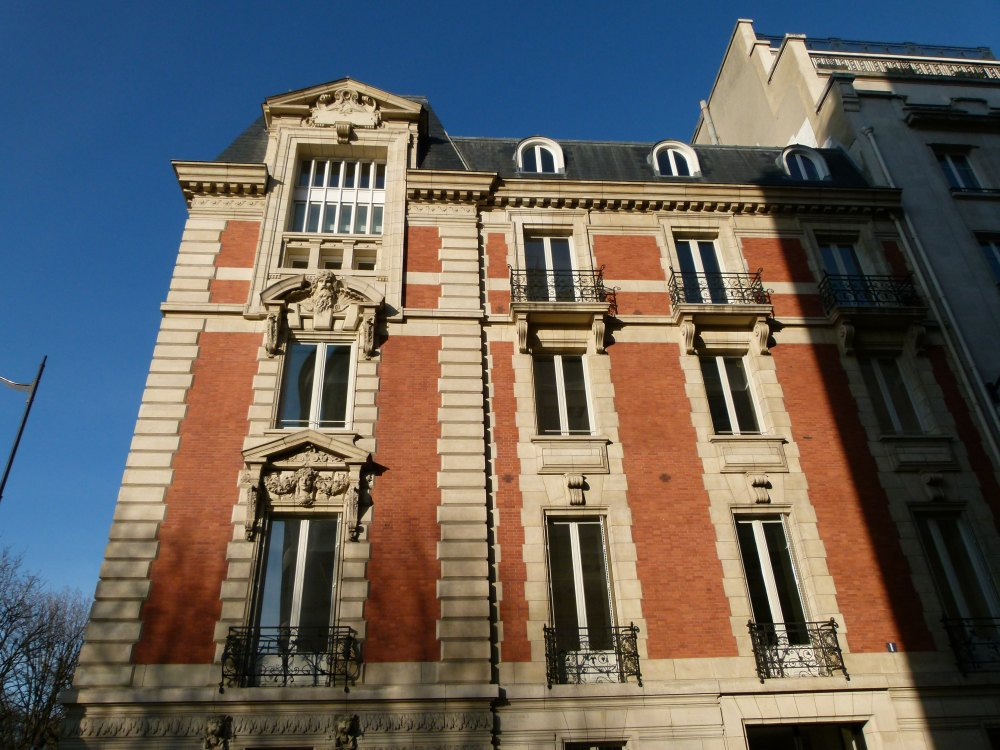
#> input picture ComputerVision/session-06/img/full.jpg, 1000 x 750 px, found by its file name
$ jupyter execute lab.ipynb   (older library calls are emulated)
#> lines starting #> are read from the running program, lines starting #| are printed output that depends on the picture; after the words box and inside, x2 and y2 are one past the last pixel; in counts of white or black regions, pixels touching at a corner belong together
# Session 6 lab · Local features & matching

The code behind the slides. Each cell shows **one idea** in a few lines:

1. run it and look at the result;
2. change a value marked **`· try`** (the values after it are good ones to try) and run it again;
3. read *What to notice* under the cell.

| Part | Ideas |
|---|---|
| **A · Corners** | the change of a sliding window · M from gradients · Taylor and the eigenvalues, measured · Harris against `cv2.cornerHarris` |
| **B · Scale** | zoom turns a corner into an edge · scale space · a blob answers at its own size · SIFT on a shrunk copy |
| **C · Descriptors & matching** | 128 numbers per point · nearest descriptor and the ratio test, judged right or wrong |
| **D · RANSAC** | one wrong point ruins least squares · RANSAC by hand · how many tries · a homography for the photo pair · a second view with a known answer |

Nothing to hand in, nothing to upload — it runs on free Colab with OpenCV only. The slides' numbers come from OpenCV 5.0; another version can shift a count by a little.

[cell 1]
# Setup — run this cell first
import numpy as np, matplotlib.pyplot as plt, cv2, urllib.request, os

def photo(name):                                   # the two photos from the slides (CC0, Wikimedia Commons)
#> called with name = 'full.jpg'
    if not os.path.exists(name):
        urllib.request.urlretrieve('https://raw.githubusercontent.com/INCORTX/INCORTX.github.io/cv-next/ComputerVision/session-06/img/' + name, name)
    return cv2.imread(name)
#> returned value is the input picture: shape (750, 1000, 3); mean B, G, R 92, 96.7, 101.5

full, detail = photo('full.jpg'), photo('detail.jpg')          # the whole building, and a close-up of it
#> call 2 of photo, with name = 'detail.jpg'
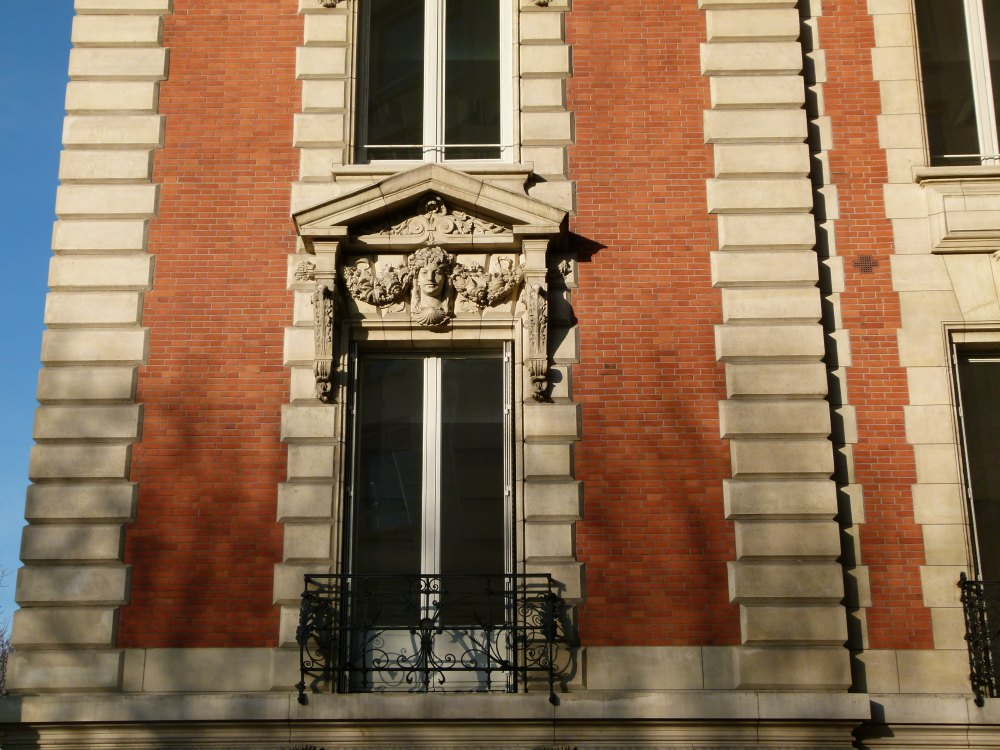
#> input picture ComputerVision/session-06/img/detail.jpg, 1000 x 750 px, found by its file name
#> in photo, returned value is the input picture: shape (750, 1000, 3); mean B, G, R 84.5, 110.2, 137.8
gA, gB = cv2.cvtColor(full, cv2.COLOR_BGR2GRAY), cv2.cvtColor(detail, cv2.COLOR_BGR2GRAY)
s = 400 / max(gA.shape)                                        # part A works on the photo at 400 px, like the slide demos
G = cv2.resize(gA, None, fx=s, fy=s, interpolation=cv2.INTER_AREA).astype(float) / 255
POINTS = {'flat': (191, 39), 'edge': (269, 65), 'corner': (301, 209)}           # (x, y) of the flat / edge / corner windows of slide 5
sift = cv2.SIFT_create()
kA, dA = sift.detectAndCompute(gA, None); kB, dB = sift.detectAndCompute(gB, None)
#> after `kA, dA = sift.detectAndCompute(gA, None)`: kA = 3992 keypoints; strongest (x, y, size): (539, 169, 4.5), (720, 361, 5.9), (558, 360, 6.3), (558, 163, 8.2)
#> after `kB, dB = sift.detectAndCompute(gB, None)`: kB = 3047 keypoints; strongest (x, y, size): (945, 156, 1.9), (533, 179, 10.3), (429, 203, 2), (467, 218, 2.3)
good = [m for m, n in cv2.BFMatcher().knnMatch(dB, dA, k=2) if m.distance < 0.8 * n.distance]
#> good = 692 matches
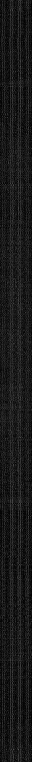
#> dB: shape (3047, 128) float32 (shown at 1/4 size); min 0, max 216, mean 24.6
H_REF = cv2.findHomography(np.float32([kB[m.queryIdx].pt for m in good]), np.float32([kA[m.trainIdx].pt for m in good]), cv2.RANSAC, 4.0)[0]   # close-up → whole; part D shows how — part C uses it to judge a match
#> H_REF = [[0.482, -0.0772, 116], [0.0281, 0.412, 350.6], [4.64e-05, -0.000109, 1]]
print('OpenCV', cv2.__version__, '· whole', gA.shape[::-1], f'{len(kA):,} SIFT points · close-up', gB.shape[::-1], f'{len(kB):,} points')
#| OpenCV 4.13.0 · whole (1000, 750) 3,992 SIFT points · close-up (1000, 750) 3,047 points

## A · Corners

Slide a small window: a **corner** changes whichever way it moves, an **edge** only across, a **flat** patch not at all. The gradients in the window make a 2 × 2 matrix **M**; its eigenvalues say which kind.

[cell 2]
# A1 · Shift a 15 × 15 window and measure the change (slide 5)
where = 'corner'     # · try 'edge', 'flat'

x, y = POINTS[where]; r = 7
win = G[y - r:y + r + 1, x - r:x + r + 1]
E = np.array([[((G[y - r + v:y + r + 1 + v, x - r + u:x + r + 1 + u] - win) ** 2).sum() for u in range(-6, 7)] for v in range(-6, 7)])
fig, ax = plt.subplots(1, 2, figsize=(10, 3.8))
ax[0].imshow(G, cmap='gray'); ax[0].add_patch(plt.Rectangle((x - r, y - r), 15, 15, fill=False, color='red', lw=2)); ax[0].set_title(where)
ax[1].imshow(E, cmap='magma', extent=(-6.5, 6.5, 6.5, -6.5)); ax[1].set_title('change E for each shift (u, v)'); plt.show()
print(f'{where}: E for a shift of 1 right {E[6, 7]:.2f} · 1 down {E[7, 6]:.2f} · largest {E.max():.2f}')
#| corner: E for a shift of 1 right 6.33 · 1 down 8.25 · largest 61.66

**What to notice:** the corner's map is dark only at (0, 0): one pixel right changes the window by 6.33, one down by 8.25 — every direction changes it, like the corner button on slide 5. 'edge' changes 13.18 across but 5.72 along, so a darker band runs along the edge; 'flat' stays near 0 everywhere (largest 0.02).

[cell 3]
# A2 · M from the gradients in the window (slide 7) — the deck's recipe
sigma = 1.5     # the Gaussian window · try 3

SX = np.array([[-1, 0, 1], [-2, 0, 2], [-1, 0, 1]], float)               # Sobel (session 3 C)
gx = cv2.filter2D(G, -1, SX, borderType=cv2.BORDER_REPLICATE); gy = cv2.filter2D(G, -1, SX.T, borderType=cv2.BORDER_REPLICATE)
n = 2 * round(2 * sigma) + 1; g1 = cv2.getGaussianKernel(n, sigma); GW = g1 @ g1.T
Sxx, Sxy, Syy = (cv2.filter2D(a, -1, GW, borderType=cv2.BORDER_REPLICATE) for a in (gx * gx, gx * gy, gy * gy))
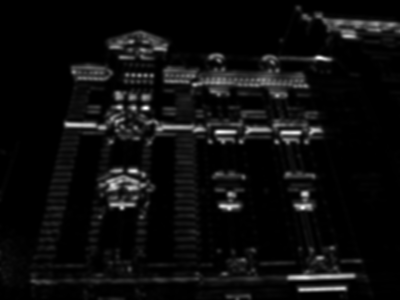
#> Syy: shape (300, 400) float64; min 1.17e-05, max 3.43, mean 0.184; drawn with min black and max white
for name, (x, y) in POINTS.items():
    M = np.array([[Sxx[y, x], Sxy[y, x]], [Sxy[y, x], Syy[y, x]]]); l2, l1 = np.linalg.eigvalsh(M)
    print(f'{name:6s} M = [{M[0, 0]:5.2f} {M[0, 1]:5.2f} / {M[1, 0]:5.2f} {M[1, 1]:5.2f}]   λ₁ {l1:.2f}  λ₂ {l2:.2f}')
#> this loop made 3 passes
#> (M, l2, l1) on passes 1 to 3: ([[1.61e-05, -9.74e-07], [-9.74e-07, 1.56e-05]], 1.49e-05, 1.69e-05), ([[5.63, -1.13], [-1.13, 0.25]], 0.0242, 5.86), ([[2.06, -0.269], [-0.269, 1.81]], 1.64, 2.23)
#> (printed output is left out)

**What to notice:** these are slide 7's matrices — edge [5.63 −1.13 / −1.13 0.25] with λ₁ 5.86, λ₂ 0.02; corner [2.06 −0.27 / −0.27 1.81] with λ₁ 2.23, λ₂ 1.64, the dots of slide 9. σ = 3 averages over a wider window: the corner's eigenvalues drop to 1.73 and 1.20, and the edge's λ₂ grows to 0.25 because the window now reaches past the edge. A3 and A4 use the window you set here.

[cell 4]
# A3 · Taylor, measured: shifting by u changes the window by about uᵀMu (slides 6 and 8)
where = 'corner'   # · try 'edge'
blur = 2           # σ of a blur first — Taylor needs a picture that is smooth over one pixel · try 0, 4

Gs = cv2.GaussianBlur(G, (0, 0), blur) if blur else G
gy_, gx_ = np.gradient(Gs)                                  # plain slopes, per pixel
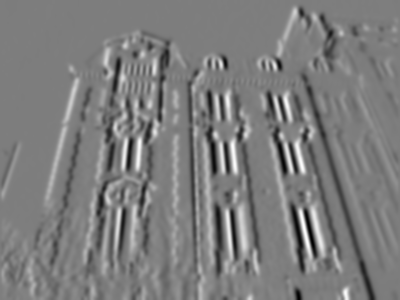
#> gx_: shape (300, 400) float64; min -0.13, max 0.133, mean -0.000509; drawn with min black and max white
x, y = POINTS[where]; r = GW.shape[0] // 2; box = (slice(y - r, y + r + 1), slice(x - r, x + r + 1))
M = np.array([[(GW * gx_[box] ** 2).sum(), (GW * gx_[box] * gy_[box]).sum()], [(GW * gx_[box] * gy_[box]).sum(), (GW * gy_[box] ** 2).sum()]])
#> M = [[0.00352, 0.000185], [0.000185, 0.00109]]
print('shift      measured E   Taylor uᵀMu   (both × 1000)')
for (u, v), arrow in zip(((1, 0), (1, 1), (0, 1), (-1, 1)), '→↘↓↙'):
    moved = Gs[y - r + v:y + r + 1 + v, x - r + u:x + r + 1 + u]
    print(f'{arrow} ({u:2d}, {v})   {1000 * (GW * (moved - Gs[box]) ** 2).sum():8.2f}   {1000 * np.array([u, v]) @ M @ [u, v]:10.2f}')
#> this loop made 4 passes
#| → ( 1, 0)       3.47         3.52
#| ↘ ( 1, 1)       5.40         4.98
#| ↓ ( 0, 1)       1.08         1.09
#| ↙ (-1, 1)       5.82         4.24
l2, l1 = np.linalg.eigvalsh(M); print(f'λ₂ = {1000 * l2:.2f}, λ₁ = {1000 * l1:.2f}: a shift of length 1 changes E by an amount between them')
#> after `l2, l1 = np.linalg.eigvalsh(M)`: l2 = 0.00108; l1 = 0.00354
#| λ₂ = 1.08, λ₁ = 3.54: a shift of length 1 changes E by an amount between them

**What to notice:** with blur 2 the measured change and the Taylor guess agree for → (3.47 vs 3.52) and ↓ (1.08 vs 1.09); the diagonal shifts move √2 px, so the guess is rougher (5.82 vs 4.24). Per unit of length every shift lands between λ₂ = 1.08 and λ₁ = 3.54 (slide 8) — ↓ is almost exactly λ₂. Blur 0: the raw photo changes faster than its slope predicts (corner → 54.73 vs 35.51): Taylor needs a picture that is smooth over the step. Blur 4 (edge): the guesses come within about 0.1 (× 1000), but most of the detail is gone (λ₁ only 0.46).

[cell 5]
# A4 · Harris: R = det M − k·(trace M)², keep local maxima above a threshold (slide 10)
k = 0.04            # · try 0.06, 0.02
threshold = 0.01    # share of the largest R · try 0.05, 0.001

R = Sxx * Syy - Sxy ** 2 - k * (Sxx + Syy) ** 2
inner = np.zeros(R.shape, bool); inner[8:-8, 8:-8] = True
#> after `inner[8:-8, 8:-8] = True`:
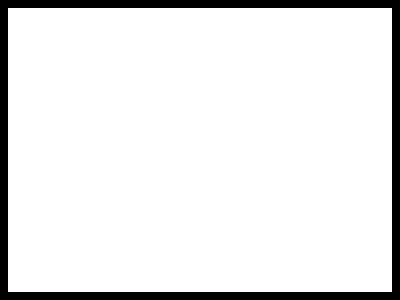
#> inner: shape (300, 400) bool; 90.9% white; 1 black region, box (x1, y1, x2, y2) and area: (0, 0, 400, 300) 10944
def corners(R):
    return np.argwhere((R >= cv2.dilate(R, np.ones((3, 3)))) & (R > threshold * R[inner].max()) & inner)
ours, cv = corners(R), corners(cv2.cornerHarris(np.float32(G), 7, 3, k))   # OpenCV: a 7 × 7 box window instead of a Gaussian
#> ours = 518 pairs, first value 9 to 290, second value 10 to 383; cv = 794 pairs, first value 9 to 291, second value 10 to 381
near = np.mean([np.abs(cv - p).sum(1).min() <= 2 for p in ours])
#> near = 0.531
plt.figure(figsize=(6, 7)); plt.imshow(G, cmap='gray'); plt.scatter(ours[:, 1], ours[:, 0], s=6, c='r'); plt.axis('off'); plt.show()
#> after `plt.figure(figsize=(6, 7))`:
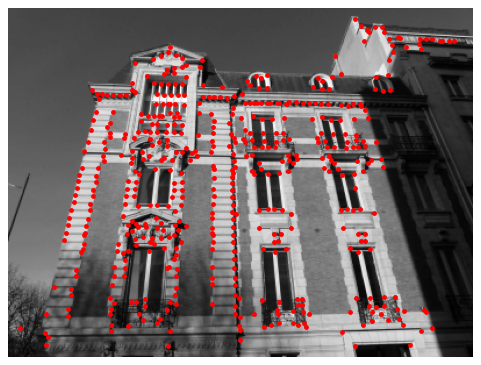
#> figure drawn by matplotlib, 1 panel
print(f"k {k}, threshold {threshold}: {len(ours)} corners · cv2.cornerHarris {len(cv)} · {near:.0%} of ours within 2 px of one of OpenCV's")
#| k 0.04, threshold 0.01: 518 corners · cv2.cornerHarris 794 · 53% of ours within 2 px of one of OpenCV's

**What to notice:** 518 corners at k 0.04 and 1% — slide 10's count; threshold 0.05 keeps 332, 0.001 keeps 670. k hardly changes the count (0.02 → 517, 0.06 → 524 at 1%): it decides how edge-like a point may be, and the strong corners pass anyway. OpenCV's cornerHarris finds 794 with its 7 × 7 box window, and about half of ours sit within 2 px of one of its — the window shape changes which points rank highest. (With σ = 3 in A2 the counts fall: fewer, coarser corners.)

## B · Scale

One window size cannot fit every photo: zoom in and a corner becomes an edge. Blur at every σ (**scale space**) and look for the σ where a point answers most — that σ is its size.

[cell 6]
# B1 · Zoom in, and a corner becomes an edge (slide 14)
window = 15     # pixels · try 31

def eig_at(g, x, y, n):
    g = g.astype(float) / 255; gx = cv2.Sobel(g, cv2.CV_64F, 1, 0); gy = cv2.Sobel(g, cv2.CV_64F, 0, 1); r = n // 2
    w = cv2.getGaussianKernel(n, n / 6); w = w @ w.T; b = (slice(y - r, y + r + 1), slice(x - r, x + r + 1))
    M = np.array([[(w * gx[b] ** 2).sum(), (w * gx[b] * gy[b]).sum()], [(w * gx[b] * gy[b]).sum(), (w * gy[b] ** 2).sum()]])
    l2, l1 = np.linalg.eigvalsh(M); return l1, l2, ('corner' if l2 > 0.25 * l1 else 'edge' if l2 < 0.05 * l1 else 'in between')
for name, g, (x, y) in (('whole', gA, (322, 419)), ('close-up', gB, (453, 141))):    # the same spot of the building
    print(f'{name:8s} window {window}: λ₁ %.3f  λ₂ %.3f → %s' % eig_at(g, x, y, window))
#> this loop made 2 passes
#> (name, x, y) on passes 1 to 2: ('whole', 322, 419), ('close-up', 453, 141)
#> (printed output is left out)
#> pass 1, in eig_at, `gy = cv2.Sobel(g, cv2.CV_64F, 0, 1)`:
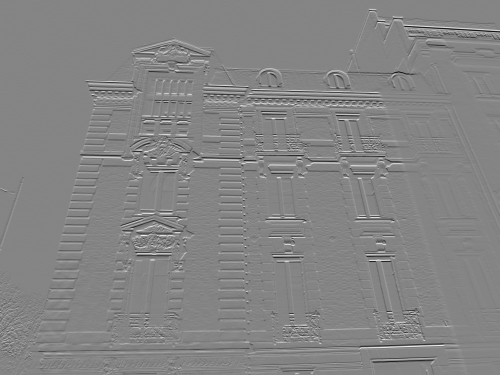
#> gy: shape (750, 1000) float64 (shown at 1/2 size); min -3.3, max 3.04, mean 0.000371; drawn with min black and max white

**What to notice:** window 15: the spot is a corner in the whole photo (λ 0.940 / 0.439) and an edge in the close-up (1.264 / 0.001) — slide 14. Window 31, about the 2.2× zoom: the close-up reads 'in between' (λ₂ 0.228) — the larger window sees the corner again. Choosing the window to fit the zoom is what scale space does automatically.

[cell 7]
# B2 · Scale space: the same photo at every blur (slide 15)
which = 'whole'     # · try 'close-up'

g = gA if which == 'whole' else gB
fig, ax = plt.subplots(1, 6, figsize=(15, 3.4))
for a, s in zip(ax, (0, 1, 2, 4, 8, 16)):
    a.imshow(g if s == 0 else cv2.GaussianBlur(g, (0, 0), s), cmap='gray'); a.set_title(f'σ = {s}'); a.axis('off')
plt.show()
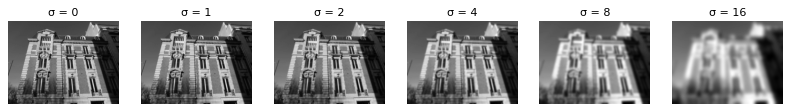
#> figure drawn by matplotlib, 6 panels

**What to notice:** bricks go first, then the windows, then whole floors (slide 15). The close-up is 2.2× bigger, so the same details survive about 2.2× more blur.

[cell 8]
# B3 · A blob answers most at its own size: σ²·Laplacian at the centre of a disc (slide 16)
extra = 12      # radius of a fourth disc · try 6, 24

sig = np.arange(1, 24.01, 0.25)
#> sig = 93 values from 1 to 24
for r in (4, 8, 16, extra):
    disc = np.zeros((241, 241), np.float32); cv2.circle(disc, (120, 120), r, 1.0, -1, lineType=cv2.LINE_AA)
    resp = [-(s ** 2) * cv2.Laplacian(cv2.GaussianBlur(disc, (0, 0), s), cv2.CV_32F)[120, 120] for s in sig]
    plt.plot(sig, resp, label=f'r = {r}'); print(f'r = {r:2d}: peak at σ = {sig[np.argmax(resp)]:5.2f} · r/√2 = {r / 2 ** 0.5:5.2f}')
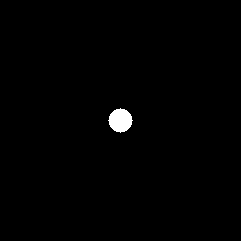
#> disc: shape (241, 241) float32; values 0 (black) and 1 (white), 0.76% white; 1 white region, box (x1, y1, x2, y2) and area: (108, 108, 133, 133) 441
plt.xlabel('σ'); plt.ylabel('σ² · −Laplacian at the centre'); plt.legend(); plt.show()

**What to notice:** the discs peak at σ 2.75 / 5.50 / 11.25 for r 4 / 8 / 16 — slide 16 — next to r/√2 = 2.83 / 5.66 / 11.31. The extra disc follows the same rule: r 12 → 8.50 (8.49), r 6 → 4.25 (4.24), r 24 → 17.00 (16.97). The peak gives the size.

[cell 9]
# B4 · SIFT on the photo and on a shrunk copy: the same points, at a smaller size (slide 17)
scale = 0.5     # · try 0.25, 0.75

small = cv2.resize(gA, None, fx=scale, fy=scale, interpolation=cv2.INTER_AREA)
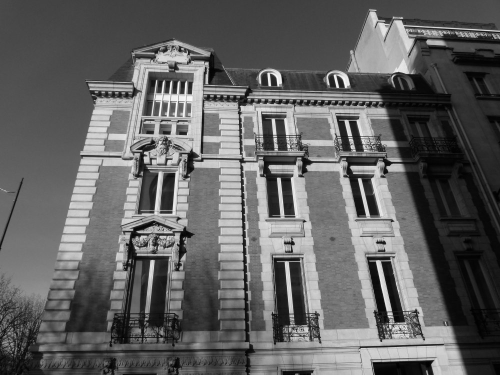
#> small: shape (375, 500); min 0, max 250, mean 97.7
kS, dS = sift.detectAndCompute(small, None)
#> kS = 1622 keypoints; strongest (x, y, size): (337, 86, 2.3), (269, 84, 2.2), (360, 180, 3), (279, 180, 3.2)
pairs = [(m, n) for m, n in cv2.BFMatcher().knnMatch(dS, dA, k=2) if m.distance < 0.8 * n.distance]
#> pairs = 1245 matches
#> (the rest of the program and of its run is left out)
